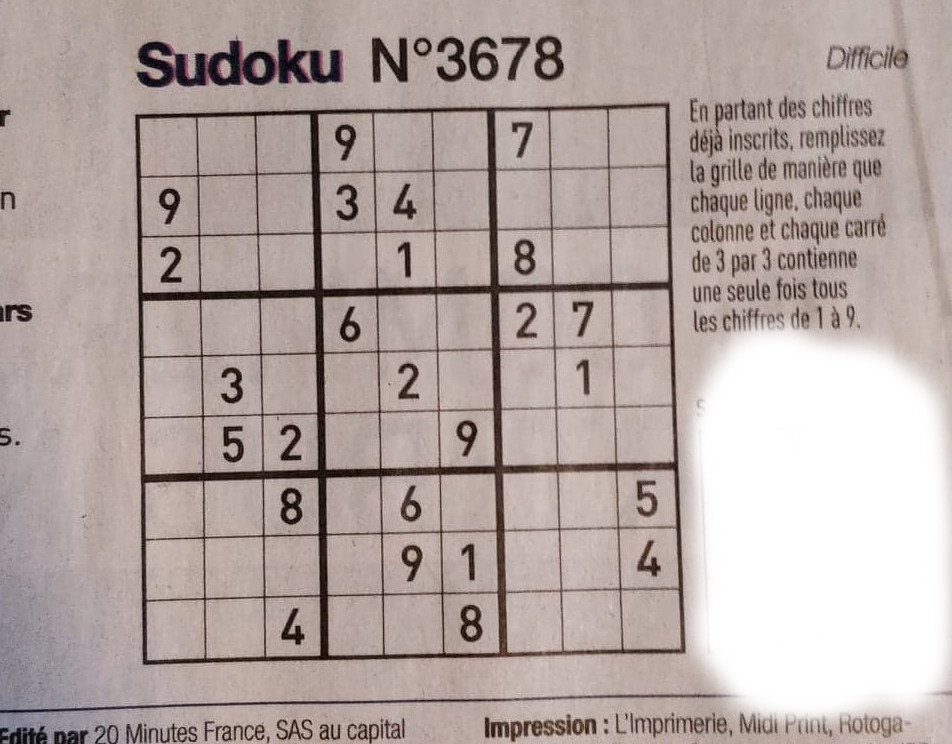
#> input picture images_test/sudoku.jpg, 952 x 744 px, found by its file name
$ python grid_detector.py
#> lines starting #> are read from the running program, lines starting #| are printed output that depends on the picture; after the words box and inside, x2 and y2 are one past the last pixel; in counts of white or black regions, pixels touching at a corner belong together
### src/settings.py
from cv2 import FONT_HERSHEY_SIMPLEX
from numpy import pi

# ----LOGGER----#

import logging


def logger_gen(level='INFO'):
    # In the Console
    # logging.basicConfig(format='%(levelname)s: %(message)s')
#> further down, im is the input picture: shape (744, 952, 3); mean B, G, R 162.9, 166.8, 179.9
    logging.basicConfig(format='%(message)s')

    logger = logging.getLogger(__name__)

    logger.setLevel(level)

    # [10 lines of commented-out code are left out]

    return logger


logger = logger_gen()

# ----TEXT DISPLAY----#
RED = (0, 0, 255)
WHITE = (255, 255, 255)
BLACK = (0, 0, 0)
font = FONT_HERSHEY_SIMPLEX
font_scale = 2.0
thickness = 3

# ----RESIZE----#
param_resize_height = 900
param_resize_width = 900
resize_height_hough = 640
resize_width_hough = 640

ratio_resize = float(param_resize_height) / resize_height_hough

# ----PREPRO BIG IMAGE----#
block_size_big = 41
block_size_webcam_big = 21
mean_sub_big = 15
mean_sub_webcam_big = 5

# display_prepro_big = True
display_prepro_big = False

# ----GRID COUNTOURS----#
ratio_lim = 2
smallest_area_allow = 75000
approx_poly_coef = 0.1

# ----GRID UPDATE AND SIMILARITY----#
lim_apparition_not_solved = 12
lim_apparition_solved = 60
same_grid_dist_ratio = 0.05

target_h_grid, target_w_grid = 450, 450

# ----HOUGH----#
thresh_hough = 500
# [5 lines of commented-out code are left out]
thresh_hough_p = 100
minLineLength_h_p = 5
maxLineGap_h_p = 5
hough_rho = 3
hough_theta = 3 * pi / 180

# display_line_on_edges = True
display_line_on_edges = False

# ----PREPRO IMAGE DIGIT----#
block_size_grid = 29 # 43
block_size_webcam_grid = 25
mean_sub_grid = 25
mean_sub_webcam_grid = 5

# display_prepro_grid = True
display_prepro_grid = False

# ----DIGITS EXTRACTION----#
thresh_conf_cnn = 0.995
thresh_conf_cnn_high = 0.9999
digits_2_check = 12

lim_bord = 10
thresh_h_low = 15
thresh_h_high = 50
thresh_area_low = 210
thresh_area_high = 900
l_case = 45
l_border = 1
offset_y = 2
min_digits_extracted = 13

### src/extract_n_solve/grid_detector.py
import cv2

from settings import *
from src.solving_objects.MyHoughLines import *
from src.solving_objects.MyHoughPLines import *


# [46 lines left out: functions line_intersection, look_for_intersections_hough, not called in this run]


def find_corners(contour):
    top_left = [10000, 10000]
    top_right = [0, 10000]
    bottom_right = [0, 0]
    bottom_left = [10000, 0]
    # contour_x = sorted(contour,key = lambda c:c[0][0])
    # contour_y = sorted(contour,key = lambda c:c[0][1])
    mean_x = np.mean(contour[:, :, 0])
    mean_y = np.mean(contour[:, :, 1])

    for j in range(len(contour)):
        x, y = contour[j][0]
        if x > mean_x:  # On right
            if y > mean_y:  # On bottom
                bottom_right = [x, y]
            else:
                top_right = [x, y]
        else:
            if y > mean_y:  # On bottom
                bottom_left = [x, y]
            else:
                top_left = [x, y]
    return [top_left, top_right, bottom_right, bottom_left]


# [28 lines left out: function get_hough_transform, not called in this run]


class GridDetector:
    def __init__(self, display=False):
        self.__display = display

    def extract_grids(self, frame):
        # Get a threshed image which emphasize lines
        threshed_img = self.thresh_img(frame)

        # Look for grids corners
        grids_corners_list = self.look_for_grids_corners(threshed_img)

        # Use grids corners to unwrap img !
        unwraped_grid_list, transfo_matrix = self.unwrap_grids(frame, grids_corners_list)
        return unwraped_grid_list, grids_corners_list, transfo_matrix

    @staticmethod
    def thresh_img(frame):
        gray = cv2.cvtColor(frame, cv2.COLOR_BGR2GRAY)

        gray_enhance = (gray - gray.min()) * int(255 / (gray.max() - gray.min()))

        blurred = cv2.GaussianBlur(gray_enhance, (5, 5), 0)
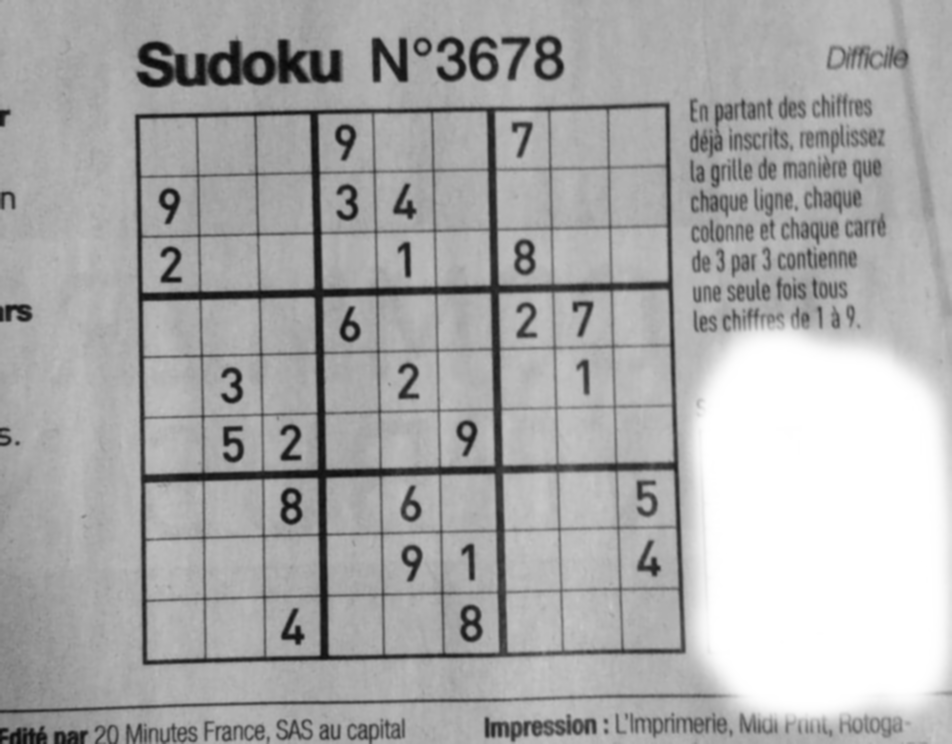
#> blurred: shape (744, 952); min 9, max 255, mean 170.3
        thresh = cv2.adaptiveThreshold(blurred, 255,
                                       cv2.ADAPTIVE_THRESH_MEAN_C, cv2.THRESH_BINARY,
                                       block_size_big, mean_sub_big)
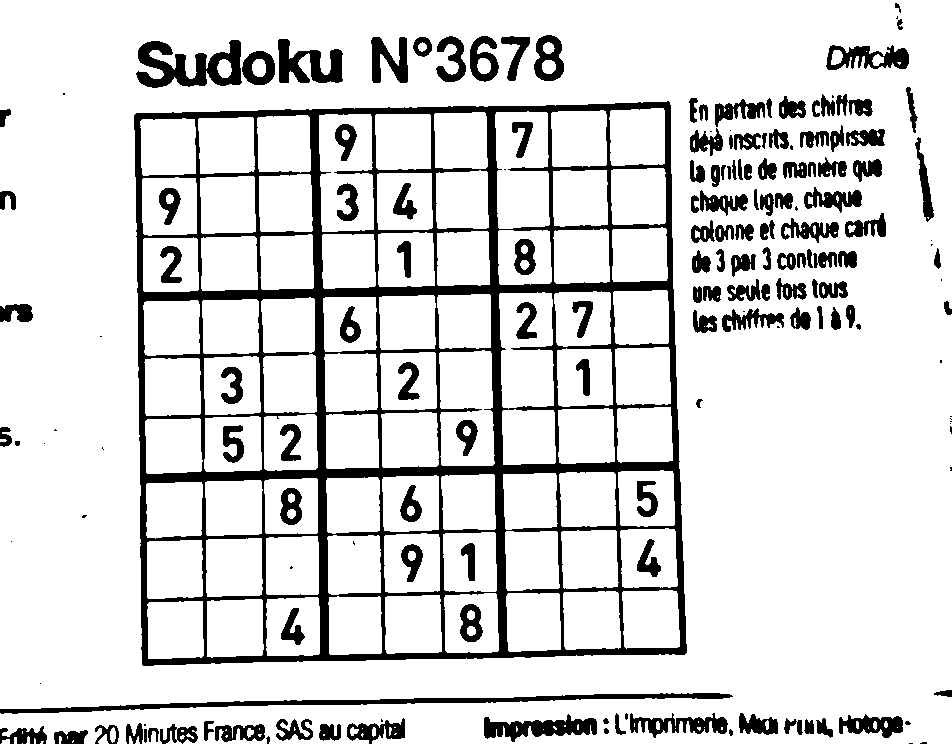
#> thresh: shape (744, 952); 85.3% white; 172 black regions (35 under 20 px), largest, box (x1, y1, x2, y2) and area: (134, 101, 687, 666) 52678, (0, 693, 733, 714) 3444, (136, 40, 242, 88) 2683

        thresh_not = cv2.bitwise_not(thresh)

        kernel_close = np.ones((5, 5), np.uint8)
        closing = cv2.morphologyEx(thresh_not, cv2.MORPH_CLOSE, kernel_close)  # Delete space between line
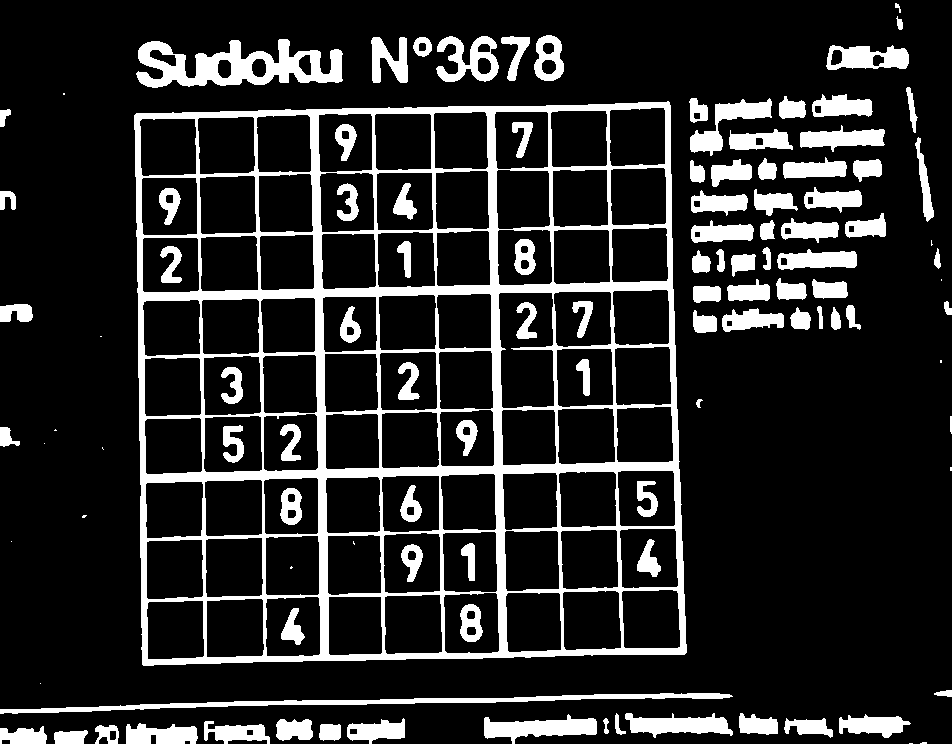
#> closing: shape (744, 952); 15.7% white; 111 white regions (16 under 20 px), largest, box (x1, y1, x2, y2) and area: (134, 101, 687, 666) 53123, (136, 39, 343, 88) 5206, (0, 693, 733, 714) 3496
        dilate = cv2.morphologyEx(closing, cv2.MORPH_DILATE, kernel_close)  # Delete space between line
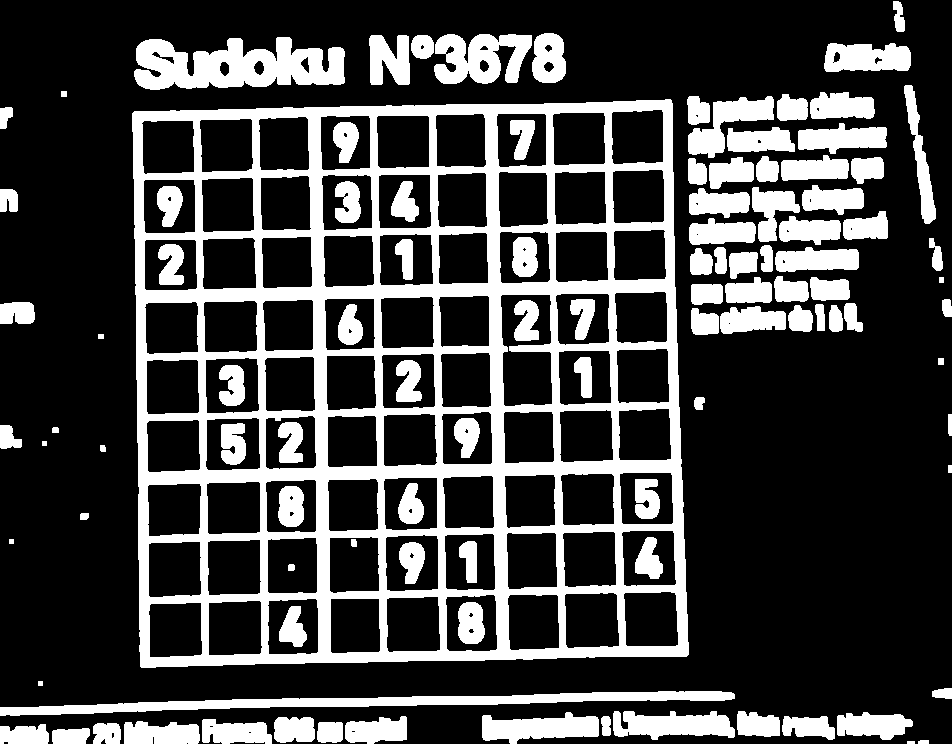
#> dilate: shape (744, 952); 26.2% white; 105 white regions
        return dilate

    @staticmethod
    def unwrap_grids(frame, points_grids):
        undistorted_grids = []
        transfo_matrix_list = []
        for points_grid in points_grids:
            final_pts = np.array(
                [[0, 0], [target_w_grid - 1, 0],
                 [target_w_grid - 1, target_h_grid - 1], [0, target_h_grid - 1]],
                dtype=np.float32)
            transfo_mat = cv2.getPerspectiveTransform(points_grid, final_pts)
            undistorted_grids.append(cv2.warpPerspective(frame, transfo_mat, (target_w_grid, target_h_grid)))
            transfo_matrix_list.append(np.linalg.inv(transfo_mat))
        return undistorted_grids, transfo_matrix_list

    @staticmethod
    def look_for_grids_corners(img_lines):
        contours, _ = cv2.findContours(img_lines, cv2.RETR_EXTERNAL, cv2.CHAIN_APPROX_SIMPLE)
#> contours = 78 contours, 4 with area under 20; largest, box (x1, y1, x2, y2) and area: (132, 99, 689, 668) 300867, (134, 37, 345, 90) 7460, (0, 691, 735, 716) 5801, (434, 34, 532, 84) 3286, (482, 712, 599, 744) 2307
        best_contours = []
        contours = sorted(contours, key=cv2.contourArea, reverse=True)

        biggest_area = cv2.contourArea(contours[0])
#> biggest_area = 300867

        for cnt in contours:
            area = cv2.contourArea(cnt)
            if area < smallest_area_allow:
                break
            if area > biggest_area / ratio_lim:
                peri = cv2.arcLength(cnt, True)
                approx = cv2.approxPolyDP(cnt, approx_poly_coef * peri, True)
                if len(approx) == 4:
                    best_contours.append(approx)
#> this loop made 2 passes
#> (area, peri, approx) on pass 1: (300867, 2227.1, [[670, 99], [132, 113], [141, 667], [688, 654]])
#> area on pass 2: 7460.5
#> after the loop, best_contours = [[[670, 99], [132, 113], [141, 667], [688, 654]]]

        corners = []
        for best_contour in best_contours:
            corners.append(find_corners(best_contour))
#> this loop made 1 pass
#> (best_contour, mean_x in find_corners, mean_y in find_corners) on pass 1: ([[670, 99], [132, 113], [141, 667], [688, 654]], 407.8, 383.2)
#> after the loop, corners = [[[132, 113], [670, 99], [688, 654], [141, 667]]]

        return np.array(corners, dtype=np.float32)


if __name__ == '__main__':
    # im_path = "dataset_test/021.jpg"
    im_path = "images_test/sudoku.jpg"
    # im_path = "tmp/030.jpg"
    # im_path = "images_test/imagedouble.jpg"
    # im_path = "images_test/izi_distord.jpg"
    im = cv2.imread(im_path)
    cv2.imshow("im", im)
    detector = GridDetector()
    res_grids_final, _, _ = detector.extract_grids(im)
#> in extract_grids, `grids_corners_list = self.look_for_grids_corners(threshed_img)`: grids_corners_list = [[132, 113], [670, 99], [688, 654], [141, 667]]
#> the loop in unwrap_grids, `for points_grid in points_grids:` made 1 pass
#> (points_grid, final_pts) on pass 1: ([[132, 113], [670, 99], [688, 654], [141, 667]], [[0, 0], [449, 0], [449, 449], [0, 449]])
#> after the loop in unwrap_grids, `for points_grid in points_grids:`: transfo_matrix_list = [[[1.19, 0.0148, 131.5], [-0.0315, 1.2, 112.5], [-4.85e-06, -3.63e-05, 0.996]]]; undistorted_grids = 1 item
#> in extract_grids, `unwraped_grid_list, transfo_matrix = self.unwrap_grids(frame, grids_co..`: transfo_matrix has the same summary as transfo_matrix_list in unwrap_grids
#> res_grids_final = 1 item
    if res_grids_final is not None:
        for (i, im_grid) in enumerate(res_grids_final):
            cv2.imshow('grid_final_{}'.format(i), im_grid)
            cv2.imwrite('images_test/grid_cut_{}.jpg'.format(i), im_grid)
#> this loop made 1 pass
#> pass 1, `cv2.imshow('grid_final_{}'.format(i), im_grid)`:
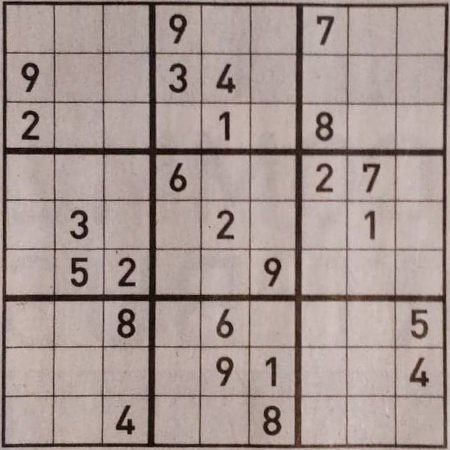
#> window 'grid_final_0': shape (450, 450, 3); mean B, G, R 145.7, 150.8, 166.4
    cv2.waitKey()

$ run again, with images_test/001.jpg copied over images_test/sudoku.jpg
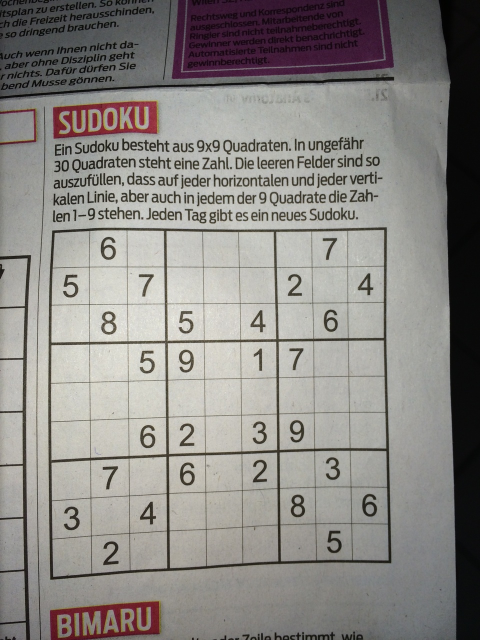
#> input picture images_test/001.jpg, 960 x 1280 px, found by its file name (shown at 1/2 size)
#> im is the input picture: shape (1280, 960, 3); mean B, G, R 132.4, 135.8, 138.9
#> in thresh_img, `thresh = cv2.adaptiveThreshold(blurred, 255, cv2.ADAPTIVE_THRESH_MEAN_..`:
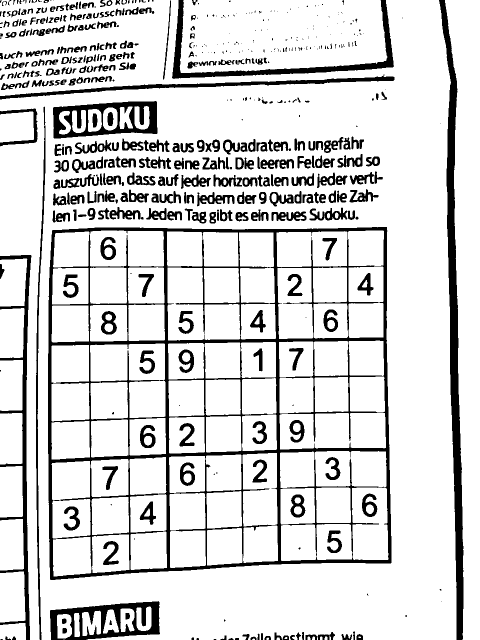
#> thresh: shape (1280, 960) (shown at 1/2 size); 84.7% white; 511 black regions (179 under 20 px), largest, box (x1, y1, x2, y2) and area: (96, 454, 783, 1160) 56552, (878, 0, 927, 1280) 18821, (0, 510, 63, 1280) 8187
#> closing: shape (1280, 960); 16.7% white; 267 white regions (113 under 20 px), largest, box (x1, y1, x2, y2) and area: (96, 454, 783, 1160) 57072, (878, 0, 927, 1280) 18891, (0, 510, 63, 1280) 8204
#> dilate: shape (1280, 960); 28.1% white; 244 white regions
#> contours = 201 contours, 16 with area under 20; largest, box (x1, y1, x2, y2) and area: (94, 452, 785, 1162) 466988, (876, 0, 929, 1280) 22958, (98, 1200, 322, 1280) 14827, (104, 200, 317, 279) 13932, (0, 508, 65, 1280) 11720
#> biggest_area = 466988.5
#> the loop in look_for_grids_corners, `for cnt in contours:` made 2 passes
#> (area, peri, approx) on pass 1: (466988.5, 2769.4, [[775, 452], [102, 459], [99, 1161], [784, 1127]])
#> after the loop in look_for_grids_corners, `for cnt in contours:`: best_contours = [[[775, 452], [102, 459], [99, 1161], [784, 1127]]]
#> the loop in look_for_grids_corners, `for best_contour in best_contours:` made 1 pass
#> (best_contour, mean_x in find_corners, mean_y in find_corners) on pass 1: ([[775, 452], [102, 459], [99, 1161], [784, 1127]], 440, 799.8)
#> after the loop in look_for_grids_corners, `for best_contour in best_contours:`: corners = [[[102, 459], [775, 452], [784, 1127], [99, 1161]]]
#> grids_corners_list = [[102, 459], [775, 452], [784, 1127], [99, 1161]]
#> the loop in unwrap_grids, `for points_grid in points_grids:` made 1 pass
#> (points_grid, final_pts) on pass 1: ([[102, 459], [775, 452], [784, 1127], [99, 1161]], [[0, 0], [449, 0], [449, 449], [0, 449]])
#> after the loop in unwrap_grids, `for points_grid in points_grids:`: transfo_matrix_list = [[[1.56, -0.0106, 101.4], [0.0236, 1.51, 456.1], [8.65e-05, -3.99e-05, 0.994]]]; undistorted_grids = 1 item
#> transfo_matrix has the same summary as transfo_matrix_list in unwrap_grids
#> the loop `for (i, im_grid) in enumerate(res_grids_final):` made 1 pass
#> pass 1, `cv2.imshow('grid_final_{}'.format(i), im_grid)`:
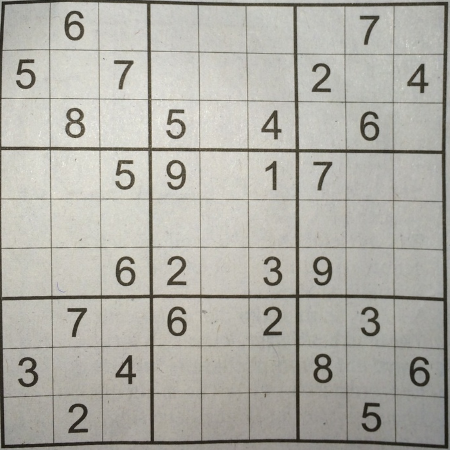
#> window 'grid_final_0': shape (450, 450, 3); mean B, G, R 166.5, 174.1, 175.5

$ run again, with images_test/002.jpg copied over images_test/sudoku.jpg
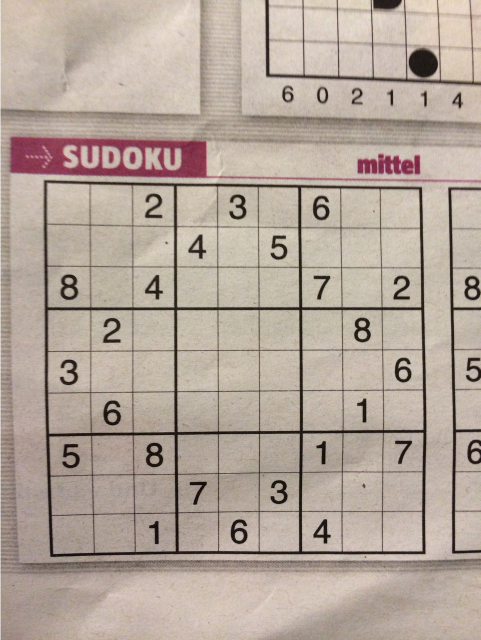
#> input picture images_test/002.jpg, 961 x 1280 px, found by its file name (shown at 1/2 size)
#> im is the input picture: shape (1280, 961, 3); mean B, G, R 155.1, 166.1, 180.1
#> in thresh_img, `thresh = cv2.adaptiveThreshold(blurred, 255, cv2.ADAPTIVE_THRESH_MEAN_..`:
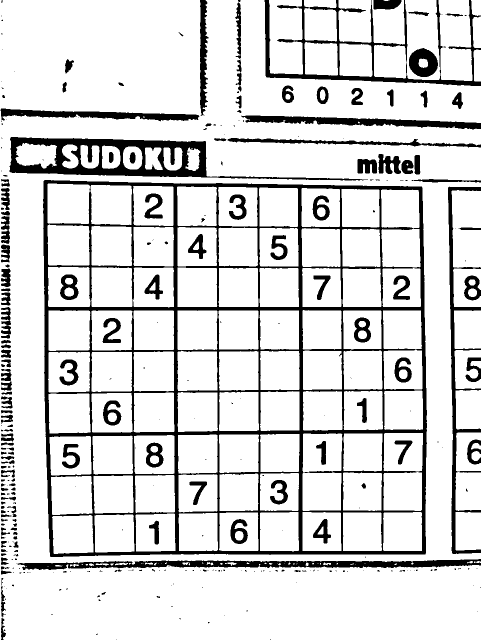
#> thresh: shape (1280, 961) (shown at 1/2 size); 85.3% white; 316 black regions (170 under 20 px), largest, box (x1, y1, x2, y2) and area: (86, 360, 854, 1114) 74549, (19, 274, 736, 361) 16826, (529, 0, 961, 172) 11031
#> closing: shape (1280, 961); 15.4% white; 167 white regions (100 under 20 px), largest, box (x1, y1, x2, y2) and area: (86, 360, 854, 1115) 75480, (19, 274, 760, 361) 17153, (529, 0, 961, 172) 14926
#> dilate: shape (1280, 961); 25.3% white; 153 white regions (3 under 20 px)
#> contours = 102 contours, 16 with area under 20; largest, box (x1, y1, x2, y2) and area: (84, 358, 856, 1117) 568611, (527, 0, 961, 174) 37396, (17, 272, 762, 363) 31808, (31, 1116, 961, 1149) 15742, (894, 371, 961, 1110) 11463
#> biggest_area = 568611
#> the loop in look_for_grids_corners, `for cnt in contours:` made 2 passes
#> (area, peri, approx) on pass 1: (568611, 3055.3, [[85, 360], [99, 1115], [852, 1110], [845, 371]])
#> after the loop in look_for_grids_corners, `for cnt in contours:`: best_contours = [[[85, 360], [99, 1115], [852, 1110], [845, 371]]]
#> the loop in look_for_grids_corners, `for best_contour in best_contours:` made 1 pass
#> (best_contour, mean_x in find_corners, mean_y in find_corners) on pass 1: ([[85, 360], [99, 1115], [852, 1110], [845, 371]], 470.2, 739)
#> after the loop in look_for_grids_corners, `for best_contour in best_contours:`: corners = [[[85, 360], [845, 371], [852, 1110], [99, 1115]]]
#> grids_corners_list = [[85, 360], [845, 371], [852, 1110], [99, 1115]]
#> the loop in unwrap_grids, `for points_grid in points_grids:` made 1 pass
#> (points_grid, final_pts) on pass 1: ([[85, 360], [845, 371], [852, 1110], [99, 1115]], [[0, 0], [449, 0], [449, 449], [0, 449]])
#> after the loop in unwrap_grids, `for points_grid in points_grids:`: transfo_matrix_list = [[[1.74, 0.0334, 85.55], [0.0427, 1.72, 362.3], [4.87e-05, 2.04e-05, 1.01]]]; undistorted_grids = 1 item
#> transfo_matrix has the same summary as transfo_matrix_list in unwrap_grids
#> the loop `for (i, im_grid) in enumerate(res_grids_final):` made 1 pass
#> pass 1, `cv2.imshow('grid_final_{}'.format(i), im_grid)`:
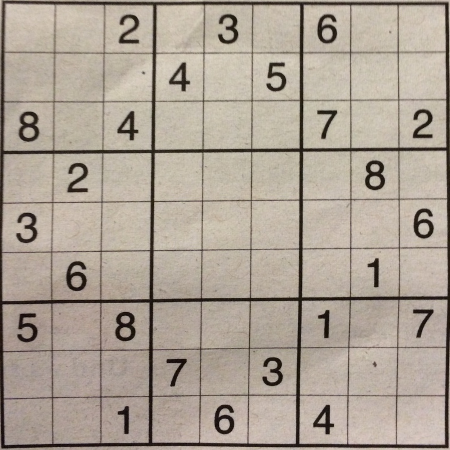
#> window 'grid_final_0': shape (450, 450, 3); mean B, G, R 150.2, 162.7, 173.8
